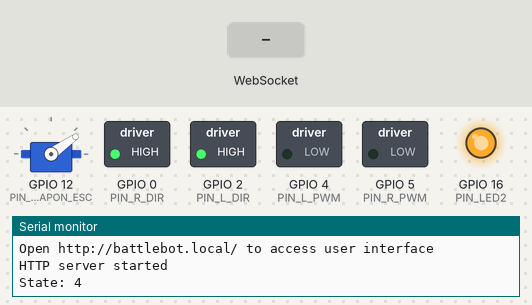
Bench run of a sketch on a simulated ESP8266 (NodeMCU). Shown: servo, switched loads named in the sketch (green lamp = pin HIGH), output pins drawn as LEDs (lit = HIGH), the last lines printed to the serial monitor. The inputs (shaded band) are chosen by the test bench. WiFi joins after 1.5 s; servers stay silent unless stated; storage starts empty.

Above: at 1.2 s.
1.3 s: WebSocket text "5" received
At 2.5 s:
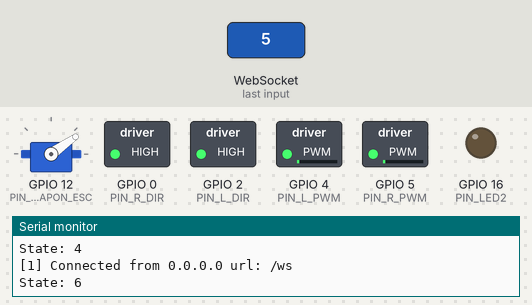
4.3 s: WebSocket text ":" received
Timing chart, 0 to 13.2 s (numbered marks = the images above; inputs shaded):
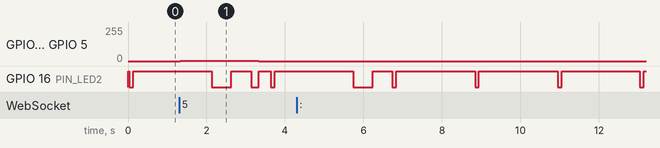

Measured:
- after the input at 1.3 s, GPIO 4 (PIN_L_PWM), GPIO 5 (PIN_R_PWM): 0/255 → 1/255 at once, → 0/255 2.0 s later

The sketch:

BattleBot-Control.ino
```cpp
// (licence header left out)
#include <ESP8266WiFi.h>
#include <ESP8266mDNS.h>
#include <ESPAsyncTCP.h>
#include <ESPAsyncWebServer.h>
#include <FS.h>
#include <SPIFFSEditor.h>

#include <stdlib.h>
#include <Servo.h>

#include "NodeMCU-Hardware.h"
#include "animals.h"

/********************************************************************************
 * Network Configuration                                                        *
 ********************************************************************************/

#define HTTP_PORT       80
#define HOST_NAME       "battlebot"
#define AP_SSID_BASE    "robot-"
#define USE_ANIMAL      true

/********************************************************************************
 * Globals                                                                      *
 ********************************************************************************/

// set to true to print commands to the serial monitor for debugging //
#define PRINT_TO_SERIAL_MONITOR  false

// states //
enum RobotState {
  STATE_START = 1,
  STATE_SETUP,
  STATE_CONNECT,
  STATE_IDLE,
  STATE_DRIVING,
  STATE_DRIVING_WITH_TIMEOUT
};

// function prototypes //
void enterState(RobotState);
void runStateMachine(void);
void updateHardware(String);
bool getWiFiForceAPMode();

#define DBG_OUTPUT_PORT Serial
#define DBG_BAUD_RATE   115200

/********************************************************************************
 * WiFi Setup                                                                   *
 *  Implement flexible WiFi setup. The default is create an access point for    *
 *  the controller device to connect to. This is inconvenient for development,  *
 *  however. If a file called `wifi.config` is present in the file system,      *
 *  then the controller will instead connect to an existing WiFi network.       *
 *                                                                              *
 *  The format of `wifi.config` is one line:                                    *
 *  SSID:password                                                               *
 ********************************************************************************/

#define WIFI_CONFIG_FILE "/wifi.config"

// configure and connect to wifi //
void setupWiFi() {
  // check for config file //
  String ssid, password;
  if(SPIFFS.exists(WIFI_CONFIG_FILE)) {
    DBG_OUTPUT_PORT.println("WiFi configuration found");

    File file = SPIFFS.open(WIFI_CONFIG_FILE, "r");
    String contents = file.readString();
    int index = contents.indexOf(":");
    ssid     = contents.substring(0, index);
    password = contents.substring(index + 1);
    password.trim(); // file may have trailing whitespace //
    file.close();
  }

  bool stationMode = !!ssid.length() && !getWiFiForceAPMode();
  if(stationMode) {
    // connect to WiFi network //
    WiFiMode_t oldMode = WiFi.getMode();
    WiFi.mode(WIFI_STA);
    DBG_OUTPUT_PORT.printf("Connecting to \'%s\'...\n", ssid.c_str());
    if(oldMode != WIFI_STA || String(WiFi.SSID()) != ssid) {
      DBG_OUTPUT_PORT.println("Resetting connection");
      WiFi.begin(ssid.c_str(), password.c_str());
    }
    enterState(STATE_CONNECT);
    long connectTimeout = millis() + 10000; // 10 seconds //
    while (WiFi.status() != WL_CONNECTED) {
      yield(); // need to yield or we get a WDT reset //
      runStateMachine();
      if(millis() > connectTimeout) {
        DBG_OUTPUT_PORT.println("Connect timed out, falling back to AP mode");
        stationMode = false; // after timeout, fallback
        break;
      }
    }
    enterState(STATE_SETUP);
  }

  if(stationMode) {
    DBG_OUTPUT_PORT.println("");
    DBG_OUTPUT_PORT.print("Connected! IP address: ");
    DBG_OUTPUT_PORT.println(WiFi.localIP());
  } else {
    // access point mode //
    byte mac[6];
    WiFi.softAPmacAddress(mac);
    ssid = AP_SSID_BASE;
    if(USE_ANIMAL) {
      // lookup an animal from table based on MAC bytes //
      int animalNum = (mac[5] << 8 | mac[4]) % ANIMAL_COUNT;
      ssid += FPSTR(ANIMAL_TABLE[animalNum]);
    } else {
      // use MAC address in hex //
      for(int i = 5; i >= 0; i--) {
        ssid += String(mac[i], HEX);
      }
    }

    DBG_OUTPUT_PORT.println("Starting AP, SSID: " + ssid);
    WiFi.mode(WIFI_AP);
    WiFi.softAP(ssid.c_str());
    DBG_OUTPUT_PORT.println("");
    DBG_OUTPUT_PORT.print("Started! IP address: ");
    DBG_OUTPUT_PORT.println(WiFi.softAPIP());
  }

  // start mDNS //
  MDNS.begin(HOST_NAME);
  MDNS.addService("http", "tcp", HTTP_PORT);

  DBG_OUTPUT_PORT.print("Open http://");
  DBG_OUTPUT_PORT.print(HOST_NAME);
  DBG_OUTPUT_PORT.println(".local/ to access user interface");
}

/********************************************************************************
 * REST Event Handler                                                           *
 *  Respond to REST interface from the client.                                  *
 ********************************************************************************/

void handleControlPut(AsyncWebServerRequest *request) {
  /*DBG_OUTPUT_PORT.println("START control put");
  int parms = request->params();
  for(int i = 0; i < parms; i++) {
    AsyncWebParameter* p = request->getParam(i);
    DBG_OUTPUT_PORT.println("  param: " + p->name() + " " + p->value());
  }
  DBG_OUTPUT_PORT.println("END control put");*/

  // should have a POST body //
  if(request->hasParam("body")) {
    enterState(STATE_DRIVING_WITH_TIMEOUT);

    String body = request->getParam("body")->value();
    //DBG_OUTPUT_PORT.println("handleControlPut: " + body);

    int index = body.indexOf(":"), index2 = body.indexOf(":", index + 1);
    int i = body.substring(0, index).toInt();
    int j = (index2 >= 0)?
      body.substring(index + 1, index2).toInt():
      body.substring(index + 1).toInt();
    int k = (index2 >= 0)?
      body.substring(index2 + 1).toInt():
      0;

    setWheelPower(i, j);
    setWeaponPower(k);

    request->send(200, "text/plain", "ok");
  } else {
    request->send(400);
  }
}

/********************************************************************************
 * WebSocket Event Handler                                                      *
 *  Implement the WebSocket interface. These functions handle connect,          *
 *  disconnect and data packets from the client.                                *
 ********************************************************************************/

// websocket server instance //
AsyncWebSocketClient *_activeClient;

void onWSEvent(AsyncWebSocket *server, AsyncWebSocketClient *client, AwsEventType type, void *arg, uint8_t *data, size_t len) {
  switch(type) {
    case WS_EVT_CONNECT:
      // we connected, print debug message //
      {
        IPAddress ip = client->remoteIP();
        DBG_OUTPUT_PORT.printf("[%u] Connected from %d.%d.%d.%d url: %s\n", client->id(), ip[0], ip[1], ip[2], ip[3], server->url());
      }
      // send success message to client //
      client->printf("Connected: %u", client->id());
      client->ping();
      // enable driving //
      _activeClient = client;
      enterState(STATE_DRIVING_WITH_TIMEOUT);
      setWheelPower(0, 0);
      setWeaponPower(0);
      break;
    case WS_EVT_DISCONNECT:
      DBG_OUTPUT_PORT.printf("[%u] Disconnected!\n", client->id());
      _activeClient = NULL;
      enterState(STATE_IDLE);
      break;
    case WS_EVT_ERROR:
      DBG_OUTPUT_PORT.printf("ws[%s][%u] error(%u): %s\n", server->url(), client->id(), *((uint16_t*) arg), (char*) data);
      break;
    case WS_EVT_PONG:
      DBG_OUTPUT_PORT.printf("ws[%s][%u] pong[%u]: %s\n", server->url(), client->id(), len, (len)? (char*)data: "");
      break;
    case WS_EVT_DATA:
      AwsFrameInfo * info = (AwsFrameInfo*) arg;
      // only handle a single data packet, for now //
      if(info->final && info->index == 0 && info->len == len) {
        if(info->opcode == WS_TEXT) {
          data[len] = 0;
          //DBG_OUTPUT_PORT.printf("[%u] command: %s\n", client->id(), data);
          {
            enterState(STATE_DRIVING_WITH_TIMEOUT);

            String cmd((char *) data);
            updateHardware(cmd);
          }
        }
      }
      break;
  }
}

// set a message to the active web socket //
// used for heartbeat to client app       //
void webSocketMessage(String msg) {
  if(!_activeClient) return;
  //DBG_OUTPUT_PORT.printf("[%u] send message: %s\n", _activeClient->id(), msg.c_str());
  _activeClient->text(msg.c_str());
}

/********************************************************************************
 * Hardware Control                                                             *
 *  Handle control of robot hardware based on calls to the web API.             *
 ********************************************************************************/

// map motor driver channels //
#define PIN_R_PWM   PIN_PWM_A   // A is right      //
#define PIN_R_DIR   PIN_DIR_A   // high is forward //

#define PIN_L_PWM   PIN_PWM_B   // B is left       //
#define PIN_L_DIR   PIN_DIR_B   // high is forward //

// use D5 for WIFI override //
#define PIN_WIFI_AP_MODE  PIN_D5

// use D6 for weapon ESC //
#define PIN_WEAPON_ESC  PIN_D6
#define ESC_MIN_USEC    900
#define ESC_MAX_USEC    1800

Servo weaponESC;

// configure the hardware //
void setupHardware() {
  // motor control pins to output //
  pinMode(PIN_L_PWM, OUTPUT);
  pinMode(PIN_L_DIR, OUTPUT);
  pinMode(PIN_R_PWM, OUTPUT);
  pinMode(PIN_R_DIR, OUTPUT);

  // LED to output //
  pinMode(PIN_LED2, OUTPUT);
  setStatusLED(false);

  // WiFi override //
  pinMode(PIN_WIFI_AP_MODE, INPUT_PULLUP);

  weaponESC.attach(PIN_WEAPON_ESC);
  weaponESC.writeMicroseconds(ESC_MIN_USEC);
}

// get the debugging LED //
bool getStatusLED() {
  return !digitalRead(PIN_LED2);
}

// set the debugging LED //
void setStatusLED(bool active) {
  digitalWrite(PIN_LED2, !active);
}

// is the WiFi forced to AP mode by jumper //
bool getWiFiForceAPMode() {
  return !digitalRead(PIN_WIFI_AP_MODE);
}

// set power to the wheels //
void setWheelPower(int left, int right) {
  left  = constrain(left,  -1023, 1023);
  right = constrain(right, -1023, 1023);

  if(PRINT_TO_SERIAL_MONITOR) {
    DBG_OUTPUT_PORT.printf("left: %d, right: %d", left, right);
  }

  digitalWrite(PIN_L_DIR, left >= 0);
  digitalWrite(PIN_R_DIR, right >= 0);

  analogWrite(PIN_L_PWM, abs(left));
  analogWrite(PIN_R_PWM, abs(right));
}

// set the weapon power //
void setWeaponPower(int power) {
  if(PRINT_TO_SERIAL_MONITOR) {
    DBG_OUTPUT_PORT.printf(", weapon: %d\n", power);
  }
  int usec = map(power, 0, 1023, ESC_MIN_USEC, ESC_MAX_USEC);
  weaponESC.writeMicroseconds(usec);
}

// interpret a command string //
//  format: "${leftPower}:${rightPower}(:${weaponPower})?"
//
//  where:  leftPower   - int [-1023, 1023]
//          rightPower  - int [-1023, 1023]
//          weaponPower - int [-1023, 1023] (optional)
//
//  positive values are forward
void updateHardware(String cmd) {
  int index = cmd.indexOf(":"), index2 = cmd.indexOf(":", index + 1);
  int leftPower  = cmd.substring(0, index).toInt();
  int rightPower = (index2 >= 0)?
    cmd.substring(index + 1, index2).toInt():
    cmd.substring(index + 1).toInt();
  int weaponPower = (index2 >= 0)?
    cmd.substring(index2 + 1).toInt():
    0;

  setWheelPower(leftPower, rightPower);
  setWeaponPower(weaponPower);
}

/********************************************************************************
 * Status State Machine                                                         *
 *  State machine to implement global status handling within firmware. Handles  *
 *  blinking of the status LED as well as the command timeout.                  *
 ********************************************************************************/

#define DRIVE_TIMEOUT  2000  // only drive for 2 seconds w/o connection //

RobotState _state = STATE_START, _lastState;
long _stateDelay, _driveTimeout;

// enter the specified state //
void enterState(RobotState state) {
  switch(state) {
    case STATE_CONNECT:
      setStatusLED(false);
      break;
    case STATE_IDLE:
      setStatusLED(false);
      setWheelPower(0, 0);
      setWeaponPower(0);
      break;
    case STATE_DRIVING_WITH_TIMEOUT:
      _driveTimeout = millis() + DRIVE_TIMEOUT;
      break;
  }
  if(_state != state) {
    DBG_OUTPUT_PORT.print("State: "); DBG_OUTPUT_PORT.println(state);
  }
  _state = state;
}

// run the state machine //
void runStateMachine() {
  switch(_state) {
    case STATE_START:
      setStatusLED(false);
      break;
    case STATE_SETUP:
      setStatusLED(true);
      break;
    case STATE_CONNECT:
      // fast blink //
      if (millis() > _stateDelay) {
        setStatusLED(!getStatusLED()); // toggle LED //
        _stateDelay = millis() + 100;
      }
      break;
    case STATE_IDLE:
      // chirp blink //
      if (millis() > _stateDelay) {
        setStatusLED(!getStatusLED());
        _stateDelay = millis() + (getStatusLED()? 100: 2000);
      }
      break;
    case STATE_DRIVING_WITH_TIMEOUT:
      // check for timeout, if expired, stop driving //
      if(millis() > _driveTimeout) {
        enterState(STATE_IDLE);
        break;
      }
      // note: fall-through here //
    case STATE_DRIVING:
      // medium blink //
      if (millis() > _stateDelay) {
        setStatusLED(!getStatusLED());
        _stateDelay = millis() + 500;

        // send heartbeat back to client //
        webSocketMessage("heartbeat");
      }
      break;
  }
}

/********************************************************************************
 * Main Entry Points                                                            *
 *  Configure the hardware, connect to WiFi, start mDNS and setup web server    *
 *  route handling.                                                             *
 ********************************************************************************/

// web server instance //
AsyncWebServer server(HTTP_PORT);
AsyncWebSocket ws("/ws");

void setup(void){
  // configure debug serial port //
  DBG_OUTPUT_PORT.begin(DBG_BAUD_RATE);
  DBG_OUTPUT_PORT.print("\n");
  DBG_OUTPUT_PORT.setDebugOutput(true);

  enterState(STATE_SETUP);
  runStateMachine();

  // configure the hardware //
  setupHardware();

  // start file system //
  SPIFFS.begin();

  // start wifi //
  setupWiFi();

  // attach WebSocket interface //
  ws.onEvent(onWSEvent);
  server.addHandler(&ws);

  // attach REST interface //
  server.on("/control", HTTP_PUT, handleControlPut);

  // serve static file system //
  server
    .serveStatic("/", SPIFFS, "/")
    .setDefaultFile("index.html");

  // file system editor //
  server.addHandler(new SPIFFSEditor());

  // 404'd! //
  server.onNotFound([](AsyncWebServerRequest *request){
    request->send(404);
  });

  // we're ready //
  server.begin();
  DBG_OUTPUT_PORT.println("HTTP server started");
  enterState(STATE_IDLE);
}

void loop(void){
  runStateMachine();
}
```

NodeMCU-Hardware.h
```cpp
/**
 *  Hardware assignments for NodeMCU + Motor Shield module
 *
 *  This info was surprisingly annoying to locate from the various
 *  online sources, mainly because you have ESP8266 pins mapped to
 *  NodeMCU pins mapped to motor shield / dev board pins.
 **/

// raw GPIO pins //
#define PIN_D0    16    // supports digital read/write only, no PWM, pullup, etc. //
#define PIN_D1    5
#define PIN_D2    4
#define PIN_D3    0
#define PIN_D4    2
#define PIN_D5    14
#define PIN_D6    12
#define PIN_D7    13
#define PIN_D8    15
#define PIN_D9    3
#define PIN_D10   1
#define PIN_D11   9
#define PIN_D12   10

// alternative GPIO pin labels //
#define PIN_RX    PIN_D9
#define PIN_TX    PIN_D10
#define PIN_SD2   PIN_D11
#define PIN_SD3   PIN_D12

// module LEDs (active low) //
#define PIN_LED1  PIN_D4    // near antenna on ESP8266, shared with DIR_B //
#define PIN_LED2  PIN_D0    // on NodeMCU, closer to USB connector //

// motor driver //
#define PIN_PWM_A PIN_D1
#define PIN_DIR_A PIN_D3    // high for forward //
#define PIN_PWM_B PIN_D2
#define PIN_DIR_B PIN_D4    // high for forward //

/**
 * For reference, the motor sheild board also has the following connections.
 **/
//  Shield pin    NodeMCU pin
//   SPI_CLK       CLK
//   SPI_MISO      SDO
//   SPI_MOSI      CMD
//   SPI_INT       SD1
```

Source omitted: animals.h (26871 bytes)
